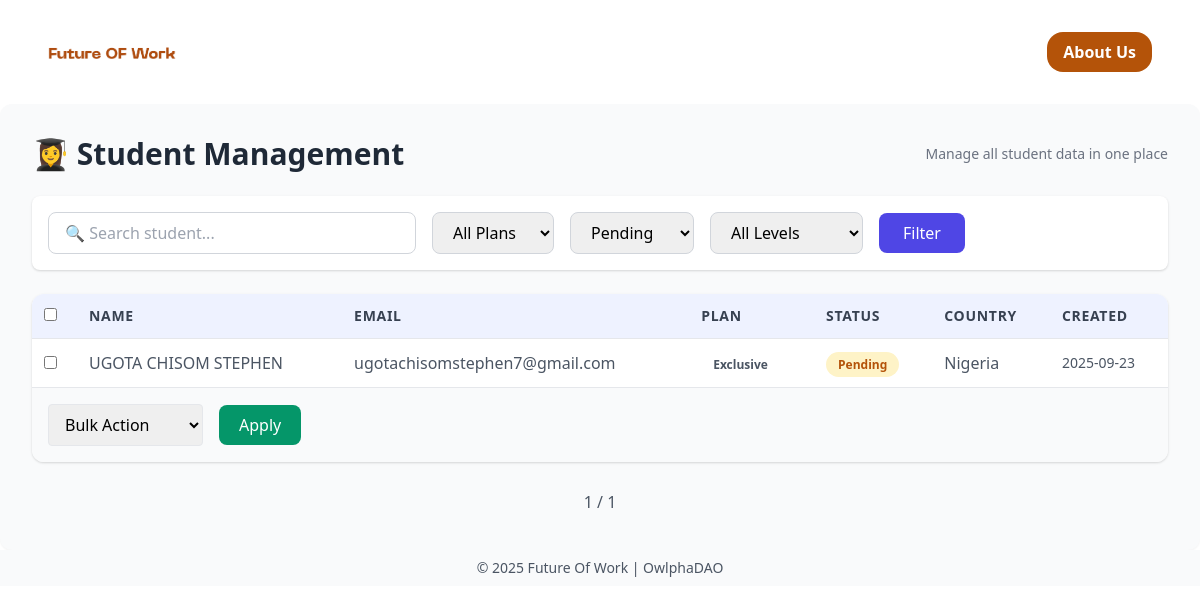
Screenshot of /dashboard/student/overview?status=pending with the database file from the repository.
### future_of_work/models.py (models this page shows, shortened)
class Future_Of_Work(models.Model):
    COURSE_CHOICES = [
        ('', 'Select course type...'),
        ('web3', 'Web3 Fundamentals'),
        ('dao', 'DAO Governance'),
        ('metaverse', 'Metaverse Collaboration'),
        ('blockchain', 'Blockchain Development'),
    ]
    PLAN_CHOICES = [
        ('', 'Select plan...'),
        ('basic', 'Basic Plan'),
        ('pro', 'Pro Plan'),
        ('exclusive', 'Exclusive'),
    ]
    EXPERTISE_CHOICES = [
        ('', 'Select your level...'),
        ('beginner', 'Beginner'),
        ('intermediate', 'Intermediate'),
        ('advanced', 'Advanced'),
    ]
    STATUS_CHOICES = [
        ("pending", "Pending"),
        ("active", "Active"),
        ("failed", "Failed"),
    ]
    PAYMENT_GATEWAYS = [
        ("helio", "Helio"),
        ("paystack", "Paystack"),
        ("opay", "OPay"),
    ]
    PLAN_FEES = {
        'basic': Decimal("0.00"),
        'pro': Decimal("2.00"),
        'exclusive': Decimal("20.00")
    }
    name = models.CharField(max_length=50)
    email = models.EmailField(
        blank=False,
        unique=True,
        error_messages={
            'unique': "Email Address already exists."
        }
    )
    phone = PhoneNumberField(
        unique=True,
        error_messages={
            'unique': "Phone number already exists."
        }
    )
    country = CountryField(blank_label='Select your country')
    course_type = models.CharField(max_length=20, choices=COURSE_CHOICES, default="")
    plan_preference = models.CharField(max_length=20, choices=PLAN_CHOICES, default="")
    expertise = models.CharField(max_length=20, choices=EXPERTISE_CHOICES, default="")
    transaction_id = models.CharField(max_length=255, blank=True, null=True, unique=True)
    created_at = models.DateTimeField(auto_now_add=True)
    checkout_url = models.URLField(null=True, blank=True)
    fee = models.DecimalField(max_digits=6, decimal_places=2, default=Decimal("0.00"))
    status = models.CharField(max_length=10, choices=STATUS_CHOICES, default="pending")
    gateway = models.CharField(max_length=20, choices=PAYMENT_GATEWAYS, blank=True, null=True)

### future_of_work/views.py (the view, shortened to what this page needs)
# urls.py: path('dashboard/student/overview', views.admin_student, name='admin_student'),
def admin_student(request):
    students = Future_Of_Work.objects.all()
    query = request.GET.get('q', '')
    plan = request.GET.get('plan', '')
    if plan in ['basic', 'pro', 'exclusive']:
        students = students.filter(plan_preference=plan)
    status = request.GET.get('status', '')
    if status in ['active', 'pending', 'failed']:
        students = students.filter(status=status)
    course = request.GET.get('course', '')
    if course in ['web3', 'dao', 'metaverse', 'blockchain']:
        students = students.filter(course_type=course)
    grading = request.GET.get('grading', '')
    if grading in ['beginner', 'intermediate', 'advanced']:
        students = students.filter(expertise=grading)
    paginator = Paginator(students, 25)
    page_number = request.GET.get('page')
    students_page = paginator.get_page(page_number)
    context = {
        'students': students_page,
        'title': 'Future Of Work – Student Management Dashboard'
    }
    return render(request, 'pages/admin_student.html', context)

### future_of_work/templates/pages/admin_student.html (shortened to what this page needs)
{% load static %}
{% load custom_filters %}
<!DOCTYPE html>
<html lang="en">
    <head>
        <link rel = "stylesheet" href="https://unpkg.com/boxicons@2.1.4/css/boxicons.min.css">
        <link rel = "stylesheet" href="https://cdn.jsdelivr.net/npm/bootstrap-icons@1.11.3/font/bootstrap-icons.min.css">
        <link href="https://cdn.jsdelivr.net/npm/tailwindcss@2.2.19/dist/tailwind.min.css" rel="stylesheet">
    </head>
    <body>
        <div>
            <nav class="flex items-center justify-between w-full px-12 py-8 bg-white">
                <a href="{% url 'admin_dashboard' %}">
                    <img src="{% static 'Future OF Works.png' %}" alt="OwlphaDAO Future of Work Logo" class="w-32 h-4 object-contain">
                </a>
                <a href="https://owlphadao.com/about" class="px-4 py-2 bg-yellow-700 text-white font-extrabold rounded-2xl cursor-pointer transition duration-400 hover:bg-yellow-800 text-sm md:text-base">
                    About Us
                </a>
            </nav>
        </div>
        <section class="p-8 space-y-6 bg-gray-50 rounded-xl shadow-sm">
            <div class="flex items-center justify-between">
                <h2 class="text-3xl font-bold text-gray-800 flex items-center gap-2 animate-fade-in">
                    👩‍🎓 Student Management
                </h2>
                <span class="text-sm text-gray-500">Manage all student data in one place</span>
            </div>
            <form method="get" class="flex flex-wrap gap-4 items-center bg-white p-4 rounded-lg shadow transition hover:shadow-md">
                <input type="text" name="q" placeholder="🔍 Search student..." value="{{ request.GET.q }}" class="border border-gray-300 rounded-lg px-4 py-2 w-full md:w-1/3 focus:ring-2 focus:ring-indigo-400 focus:outline-none transition">
                <select name="plan" class="border border-gray-300 rounded-lg px-4 py-2 focus:ring-2 focus:ring-indigo-400 focus:outline-none transition">
                    <option value="">All Plans</option>
                </select>
                <select name="status" class="border border-gray-300 rounded-lg px-4 py-2 focus:ring-2 focus:ring-indigo-400 focus:outline-none transition">
                    <option value="pending" {% if request.GET.status == "pending" %}selected{% endif %}>Pending</option>
                </select>
                <select name="grading" class="border border-gray-300 rounded-lg px-4 py-2 focus:ring-2 focus:ring-indigo-400 focus:outline-none transition">
                    <option value="">All Levels</option>
                </select>
                <button type="submit" class="bg-indigo-600 hover:bg-indigo-700 text-white px-6 py-2 rounded-lg transition transform hover:scale-105">
                    Filter
                </button>
            </form>
            <form method="post" class="bg-white rounded-xl shadow overflow-hidden">
                <div class="overflow-x-auto">
                    <table class="w-full text-left border-collapse">
                        <thead class="bg-indigo-50 text-gray-700 uppercase text-sm tracking-wider">
                            <tr>
                                <th class="p-3"><input type="checkbox" id="select-all"></th>
                                <th class="p-3">Name</th>
                                <th class="p-3">Email</th>
                                <th class="p-3">Plan</th>
                                <th class="p-3">Status</th>
                                <th class="p-3">Country</th>
                                <th class="p-3">Created</th>
                            </tr>
                        </thead>
                        <tbody class="text-gray-600">
                            {% for student in students %}
                                <tr class="border-t hover:bg-indigo-50 transition duration-200">
                                    <td class="p-3"><input type="checkbox" name="selected" value="{{ student.id }}"></td>
                                    <td class="p-3 font-medium"><a href="{% url 'student_detail' student.name student.id %}">{{ student.name }}</a></td>
                                    <td class="p-3">{{ student.email }}</td>
                                    <td class="p-3">
                                        <span class="px-3 py-1 rounded-full text-xs font-semibold
                                            ">
                                            {{ student.get_plan_preference_display }}
                                        </span>
                                    </td>
                                    <td class="p-3">
                                        <span class="px-3 py-1 rounded-full text-xs font-semibold
                                            {% if student.status == "pending" %} bg-yellow-100 text-yellow-700
                                            {% elif student.status == "active" %} bg-green-100 text-green-700
                                            {% elif student.status == "failed" %} bg-red-100 text-red-700
                                            {% endif %}">
                                            {{ student.get_status_display }}
                                        </span>
                                    </td>
                                    <td class="p-3">{{ student.country.name }}</td>
                                    <td class="p-3 text-sm">{{ student.created_at|date:"Y-m-d" }}</td>
                                </tr>
                            {% empty %}
                                <tr><td colspan="7" class="text-center p-6 text-gray-400">No students found.</td></tr>
                            {% endfor %}
                        </tbody>
                    </table>
                </div>
                <div class="p-4 flex items-center gap-4 border-t bg-gray-50">
                    <select name="action" class="border rounded px-3 py-2">
                        <option value="">Bulk Action</option>
                    </select>
                    <button type="submit" class="bg-green-600 hover:bg-green-700 text-white px-5 py-2 rounded-lg transition transform hover:scale-105">
                        Apply
                    </button>
                </div>
            </form>
            <div class="flex justify-center items-center gap-3 mt-6">
                <span class="px-3 py-1 text-gray-600">{{ students.number }} / {{ students.paginator.num_pages }}</span>
            </div>
        </section>
        <footer class="py-2 mt-auto text-center bg-gray-50">
            <h3 class="text-sm text-gray-600">
                &copy; {% now "Y" %} Future Of Work | OwlphaDAO
            </h3>
        </footer>
    </body>
</html>

### future_of_work/templates/pages/admin_student.html (style rules this page uses)
.animate-fade-in { animation: fade-in 0.8s ease-out forwards; }

### rows the page displays
Future_Of_Work: name "UGOTA CHISOM STEPHEN", email "ugotachisomstephen7@gmail.com", plan_preference "Exclusive", status "Pending", country.name "Nigeria", created_at "2025-09-23"

### other values shown
{{ students.number }} "1"
{{ students.paginator.num_pages }} "1"
